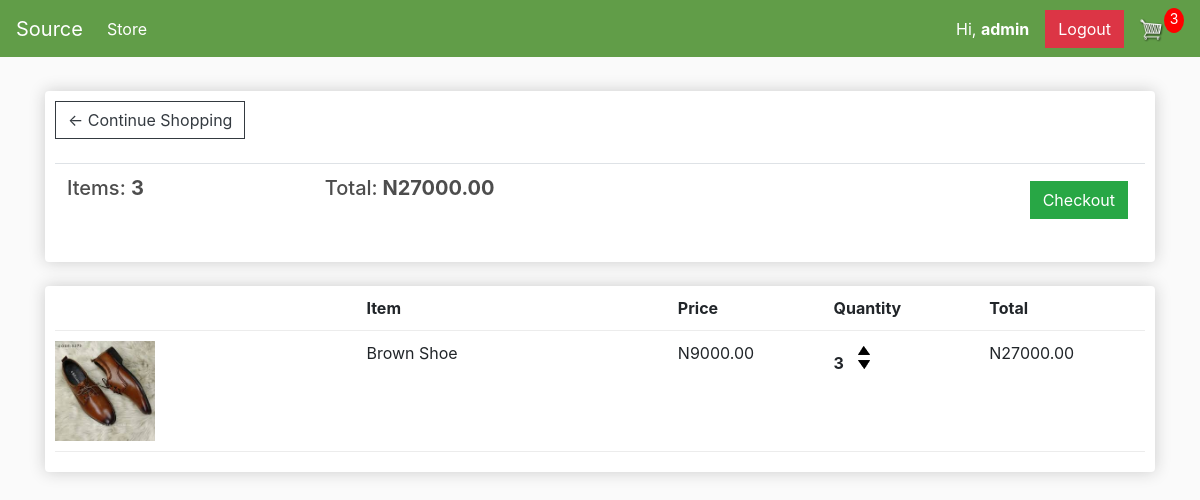
The page /cart/ (signed in) on the database as committed earlier.
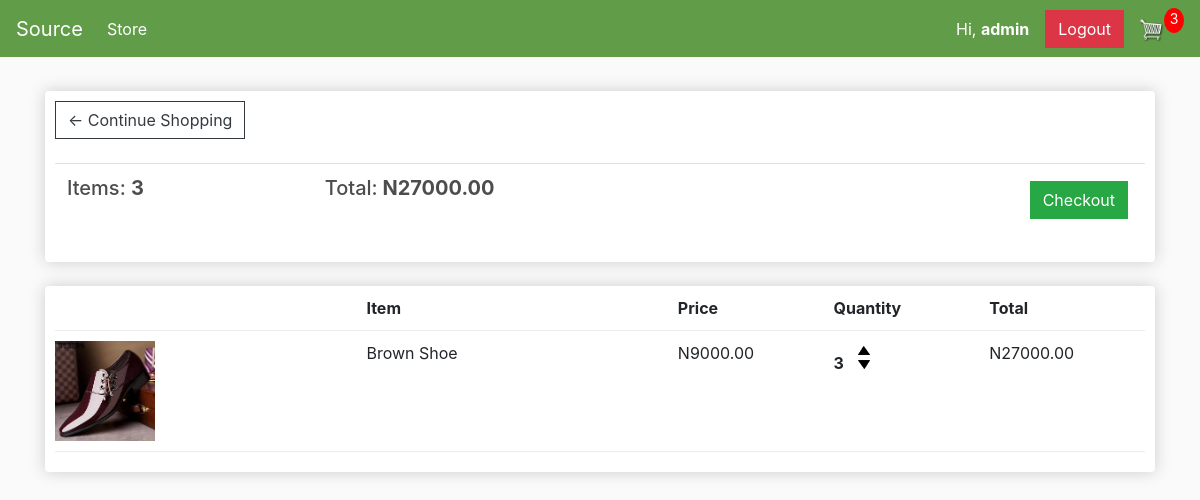
The same page on the database as committed later.
### store/models.py (models this page shows, shortened)
class OrderItem(models.Model):
	product = models.ForeignKey(Product, on_delete=models.SET_NULL, null=True)
	order = models.ForeignKey(Order, on_delete=models.SET_NULL, null=True)
	quantity = models.IntegerField(default=0, null=True, blank=True)
	date_added = models.DateTimeField(auto_now_add=True)
	@property
	def get_total(self):
		total = self.product.price * self.quantity
		return total

class Product(models.Model):
	name = models.CharField(max_length=200)
	slug = models.SlugField(max_length=50)
	price = models.FloatField()
	digital = models.BooleanField(default=False,null=True, blank=True)
	image = models.ImageField(upload_to='images/', null=True, blank=True)
	@property
	def imageURL(self):
		try:
			url = self.image.url
		except:
			url = ''
		return url

### store/views.py (the view)
# urls.py: path('cart/', views.cart, name="cart"),
def cart(request):
	data = cartData(request)
	cartItems = data['cartItems']
	order = data['order']
	items = data['items']
	context = {'items':items, 'order':order, 'cartItems':cartItems}
	return render(request, 'store/cart.html', context)

### store/models.py (called while the page is built)
	@property
	def get_cart_total(self):
		orderitems = self.orderitem_set.all()
		total = sum([item.get_total for item in orderitems])
		return total

	@property
	def get_cart_items(self):
		orderitems = self.orderitem_set.all()
		total = sum([item.quantity for item in orderitems])
		return total

### store/utils.py (called while the page is built)
def cartData(request):
	if request.user.is_authenticated:
		customer = request.user.customer
		order, created = Order.objects.get_or_create(customer=customer, complete=False)
		items = order.orderitem_set.all()
		cartItems = order.get_cart_items
	else:
		cookieData = cookieCart(request)
		cartItems = cookieData['cartItems']
		order = cookieData['order']
		items = cookieData['items']
	return {'cartItems':cartItems ,'order':order, 'items':items}

### templates/store/cart.html (shortened to what this page needs)
{% extends 'main.html' %}
{% load static %}
{% block content %}
	<div class="row">
		<div class="col-lg-12">
			<div class="box-element">
				<a  class="btn btn-outline-dark" href="{% url 'store' %}">&#x2190; Continue Shopping</a>
				<br>
				<br>
				<table class="table">
					<tr>
						<th><h5>Items: <strong>{{order.get_cart_items}}</strong></h5></th>
						<th><h5>Total:<strong> N{{order.get_cart_total|floatformat:2}}</strong></h5></th>
						<th>
							<a  style="float:right; margin:5px;" class="btn btn-success" href="{% url 'checkout' %}">Checkout</a>
						</th>
					</tr>
				</table>
			</div>
			<br>
			<div class="box-element">
				<div class="cart-row">
					<div style="flex:2"></div>
					<div style="flex:2"><strong>Item</strong></div>
					<div style="flex:1"><strong>Price</strong></div>
					<div style="flex:1"><strong>Quantity</strong></div>
					<div style="flex:1"><strong>Total</strong></div>
				</div>
				{% for item in items %}
				<div class="cart-row">
					<div style="flex:2"><img class="row-image" src="{{item.product.imageURL}}"></div>
					<div style="flex:2"><p>{{item.product.name}}</p></div>
					<div style="flex:1"><p>N{{item.product.price|floatformat:2}}</p></div>
					<div style="flex:1">
						<p class="quantity">{{item.quantity}}</p>
						<div class="quantity">
							<img data-product="{{item.product.id}}" data-action="add" class="chg-quantity update-cart" src="{% static  'images/arrow-up.png' %}">
							<img data-product="{{item.product.id}}" data-action="remove" class="chg-quantity update-cart" src="{% static  'images/arrow-down.png' %}">
						</div>
					</div>
					<div style="flex:1"><p>N{{item.get_total|floatformat:2}}</p></div>
				</div>
				{% endfor %}
			</div>
		</div>
	</div>
{% endblock content %}

Rows that differ between the two databases and show on the page:
changed through a linked row, OrderItem "Brown Shoe": product.imageURL: a different picture
